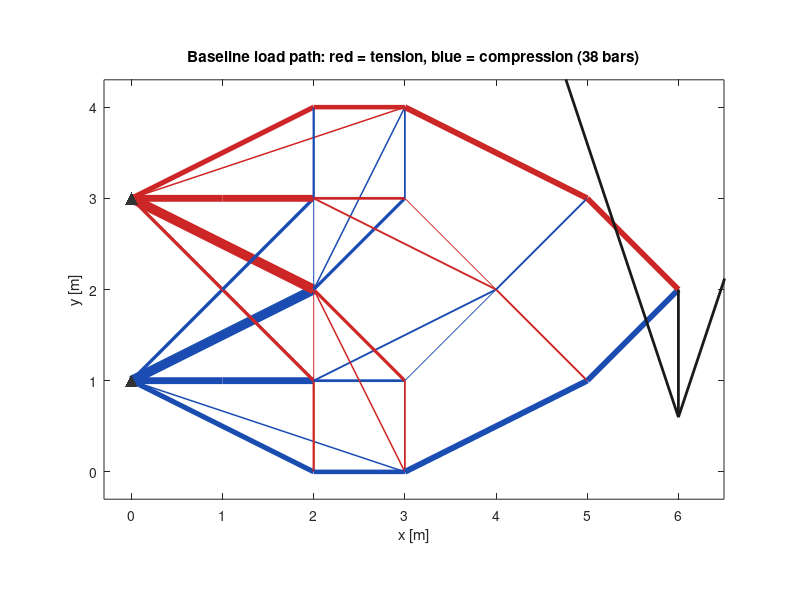

This figure's MATLAB source: (Note: this script raises an error after producing the figure.)
%% Clear everything from memory and start from scratch
clear; clc; close all

%% ======================================================================= %%
%  A3, Question 2 -- check 4 of the Lecture 6 workflow: NAME THE LOAD PATH
%
%  The structure plot of a3_q2_truss_sizeOpt.m draws every bar in one
%  colour, so it shows WHERE the material went but not WHAT each member
%  does.  This script recovers the axial force of every bar of the
%  optimised baseline and redraws it coloured by sign, so the claim
%  "upper chord in tension, lower chord in compression" is read off the
%  numbers rather than asserted.
%
%  For bar e with direction cosines (l, m) and end displacements u_i, u_j,
%
%      N_e = (E A_e / L_e) * ( (u_j - u_i) . (l, m) )      [N]
%
%  i.e. axial stiffness times the elongation.  N_e > 0 is TENSION.
%  This is the same K_e^unit that supplied the sensitivity, used forwards
%  instead of backwards.
%
%  Requires: base MATLAB only (a3_q2_results.mat must exist -- run
%            a3_q2_parameter_study.m first).
%
%  RUN AND VERIFIED in MATLAB R2026a on 2026-11-14.
%% ======================================================================= %%

S = load('a3_q2_results.mat');          % written by a3_q2_parameter_study.m
E  = 2.1e11;                            % Young's modulus [Pa]
P  = 1e5;                               % applied load    [N]

r  = S.results(1).out;                  % run 1 = the baseline, 7 x 5 'full'
nodalCoordinates    = r.nodalCoordinates;
elementConnectivity = r.elementConnectivity;
aStar               = r.aStar;
ne                  = r.numberOfElements;
nNode               = size(nodalCoordinates,1);

%% ---- 1. rebuild the analysis of the optimised design -------------------
numberOfDOFs = 2*nNode;
globalK      = zeros(numberOfDOFs);
elementLength = zeros(ne,1);
dirCos        = zeros(ne,2);
dofsOf        = zeros(ne,4);

for e = 1:ne
    i = elementConnectivity(e,2);   j = elementConnectivity(e,3);
    dx = nodalCoordinates(j,2) - nodalCoordinates(i,2);
    dy = nodalCoordinates(j,3) - nodalCoordinates(i,3);
    Le = hypot(dx, dy);
    l  = dx/Le;   m = dy/Le;

    elementLength(e) = Le;
    dirCos(e,:)      = [l m];
    dofs             = [2*i-1, 2*i, 2*j-1, 2*j];
    dofsOf(e,:)      = dofs;

    unitK = (E/Le) * [ l*l  l*m -l*l -l*m
                       l*m  m*m -l*m -m*m
                      -l*l -l*m  l*l  l*m
                      -l*m -m*m  l*m  m*m ];
    globalK(dofs,dofs) = globalK(dofs,dofs) + aStar(e)*unitK;
end

forceVector = zeros(numberOfDOFs,1);
forceVector(2*r.loadNode) = -P;

fixedDOFs = sort([2*r.supportNodes-1; 2*r.supportNodes])';
freeDOFs  = setdiff(1:numberOfDOFs, fixedDOFs);

u = zeros(numberOfDOFs,1);
u(freeDOFs) = globalK(freeDOFs,freeDOFs) \ forceVector(freeDOFs);

compliance = forceVector' * u;

%% ---- 2. axial force in every bar ---------------------------------------
axialForce = zeros(ne,1);
for e = 1:ne
    ue = u(dofsOf(e,:));
    elongation    = (ue(3) - ue(1))*dirCos(e,1) + (ue(4) - ue(2))*dirCos(e,2);
    axialForce(e) = E*aStar(e)/elementLength(e) * elongation;   % + = tension
end

%% ---- 3. keep only the structural bars ----------------------------------
keep = aStar > 0.01*max(aStar);          % the same 1% rule as the histogram

%% ---- 4. report ---------------------------------------------------------
fprintf('================ CHECK 4 -- THE LOAD PATH ================\n');
fprintf('baseline 7 x 5 ''full'': %d bars, %d above the 1%% line\n', ne, sum(keep));
fprintf('compliance recovered from the saved design: %.6e J\n', compliance);
fprintf('  (a3_q2_parameter_study.m reported          %.6e J)\n\n', r.fStar);

fprintf('of the %d structural bars:\n', sum(keep));
fprintf('  in TENSION     (N > 0): %d\n', sum(keep & axialForce > 0));
fprintf('  in COMPRESSION (N < 0): %d\n', sum(keep & axialForce < 0));
fprintf('  largest tension      : %+.4e N\n', max(axialForce(keep)));
fprintf('  largest compression  : %+.4e N\n', min(axialForce(keep)));

%% the support reactions -- the couple that resists the overall moment
reactionFull = globalK*u - forceVector;
fprintf('\nTHE SUPPORT REACTIONS (the couple)\n');
for k = 1:numel(r.supportNodes)
    nd = r.supportNodes(k);
    fprintf('  support at y = %.2f m : Rx = %+.4e N,  Ry = %+.4e N\n', ...
            nodalCoordinates(nd,3), reactionFull(2*nd-1), reactionFull(2*nd));
end
fprintf('  sum of Ry = %+.4e N  (must balance the applied %.4e N)\n', ...
        sum(reactionFull(2*r.supportNodes)), P);
fprintf('  sum of Rx = %+.4e N  (must vanish: no applied horizontal load)\n', ...
        sum(reactionFull(2*r.supportNodes-1)));
leverArm     = abs(diff(nodalCoordinates(r.supportNodes,3)));
coupleMoment = abs(reactionFull(2*r.supportNodes(1)-1)) * leverArm;
fprintf('  the horizontal pair is a COUPLE: %.4e N x %.2f m = %.4e N m\n', ...
        abs(reactionFull(2*r.supportNodes(1)-1)), leverArm, coupleMoment);
fprintf('  the applied load makes P x Lx          = %.4e N m  (they must agree)\n', P*S.Lx);

%% what the bars touching each support do
fprintf('\nTHE BARS MEETING EACH SUPPORT\n');
for k = 1:numel(r.supportNodes)
    nd  = r.supportNodes(k);
    at  = keep & (elementConnectivity(:,2) == nd | elementConnectivity(:,3) == nd);
    fprintf('  support at y = %.2f m : %d bars, %d tension, %d compression,\n', ...
            nodalCoordinates(nd,3), sum(at), ...
            sum(at & axialForce > 0), sum(at & axialForce < 0));
    fprintf('      thickest of them carries %+.4e N\n', ...
            axialForce(find(at & aStar == max(aStar(at)), 1)));
end

%% antisymmetry: the geometry is mirror-symmetric about y = Ly/2 and the load
%% sits on that line, so mirroring maps the structure to itself but flips the
%% load.  Every bar therefore has a mirror twin carrying exactly MINUS its force.
mirrorOf = zeros(ne,1);
coord    = nodalCoordinates(:,2:3);
mirrored = [coord(:,1), S.Ly - coord(:,2)];
nodeTwin = zeros(nNode,1);
for nd = 1:nNode
    [d, w] = min(hypot(coord(:,1)-mirrored(nd,1), coord(:,2)-mirrored(nd,2)));
    if d < 1e-9, nodeTwin(nd) = w; end
end
barKey = @(a,b) min(a,b)*1e6 + max(a,b);
keyList = arrayfun(@(e) barKey(elementConnectivity(e,2), elementConnectivity(e,3)), (1:ne)');
for e = 1:ne
    tw = barKey(nodeTwin(elementConnectivity(e,2)), nodeTwin(elementConnectivity(e,3)));
    w  = find(keyList == tw, 1);
    if ~isempty(w), mirrorOf(e) = w; end
end
hasTwin   = mirrorOf > 0;
antiError = max(abs(axialForce(hasTwin) + axialForce(mirrorOf(hasTwin)))) / ...
            max(abs(axialForce));
fprintf('\nMIRROR ANTISYMMETRY\n');
fprintf('  every bar has a twin reflected in y = Ly/2: %d of %d\n', sum(hasTwin), ne);
fprintf('  max |N_e + N_twin| / max|N| = %.1e\n', antiError);
fprintf('  (not machine precision: the OPTIMISED DESIGN is itself only symmetric\n');
fprintf('   to the optimality tolerance, firstorderopt = %.2e)\n', r.firstorderopt);

%% ---- 5. the figure -----------------------------------------------------
figure('Color','w','Position',[100 100 760 520]); hold on
aPlotRef = S.V0/S.Lx;
for e = find(keep)'
    i = elementConnectivity(e,2);  j = elementConnectivity(e,3);
    lw = max(0.5, 7*aStar(e)/max(aStar));
    if axialForce(e) > 0
        col = [0.80 0.15 0.15];      % tension  -- red
    else
        col = [0.10 0.30 0.70];      % compression -- blue
    end
    plot(nodalCoordinates([i j],2), nodalCoordinates([i j],3), '-', ...
         'Color', col, 'LineWidth', lw);
end
plot(nodalCoordinates(r.supportNodes,2), nodalCoordinates(r.supportNodes,3), ...
     '^', 'MarkerSize', 9, 'MarkerFaceColor', [0.2 0.2 0.2], 'MarkerEdgeColor','none');
quiver(nodalCoordinates(r.loadNode,2), nodalCoordinates(r.loadNode,3), ...
       0, -0.35*S.Ly, 0, 'LineWidth', 2, 'Color', [0.1 0.1 0.1], 'MaxHeadSize', 3);
axis equal; xlim([-0.3 S.Lx+0.5]); ylim([-0.3 S.Ly+0.3]);
xlabel('x [m]'); ylabel('y [m]');
title(sprintf('Baseline load path: red = tension, blue = compression (%d bars)', sum(keep)));
box on; hold off
lightFigure(gcf);
% PNG, not vector PDF: the report embeds raster figures, so 'ContentType'
% is dropped (it is a vector-only option) and the raster density set instead.
exportgraphics(gcf, 'a3_q2_loadpath.png', 'Resolution', 300);

fprintf('\nfigure written: a3_q2_loadpath.png\n');

%% ---- 6. assertions -- this script's test suite -------------------------
assert(abs(compliance - r.fStar)/r.fStar < 1e-10, ...
       'recovered compliance disagrees with the saved f*');
assert(all(isfinite(axialForce)), 'non-finite axial force');
% global equilibrium: the vertical reactions must carry the applied load
reactions = globalK(fixedDOFs,:)*u - forceVector(fixedDOFs);
assert(abs(sum(reactions(2:2:end)) - P) < 1e-6*P, ...
       'vertical reactions do not balance the applied load');
assert(antiError < 1e-3, 'axial forces are not mirror-antisymmetric');
assert(abs(coupleMoment - P*S.Lx) < 1e-4*P*S.Lx, ...
       'the support couple does not match the applied moment');
fprintf('all assertions passed\n');

%% ================================================================ %%
%  Local functions
%% ================================================================ %%
function lightFigure(fig)
    try
        theme(fig, 'light');
    catch
        set(fig, 'Color', 'w');
        set(findall(fig, 'Type', 'axes'), 'Color', 'w');
    end
    drawnow;
end
